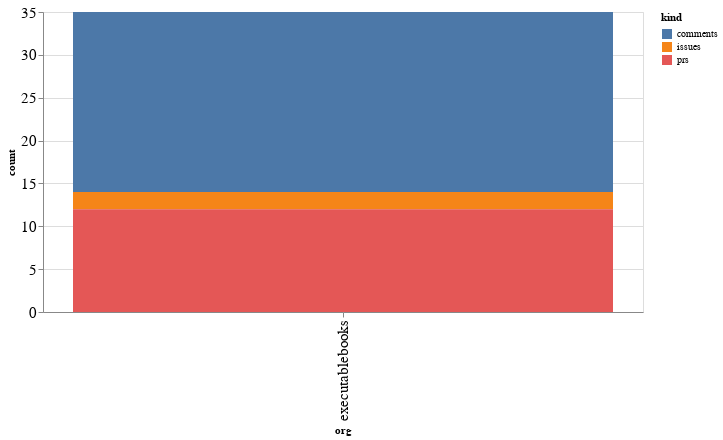

The code cell stored with this chart in its notebook:
### Code cell
alt.Chart(org_summaries, width=600).mark_bar().encode(
    x='org',
    y='count',
    color='kind',
    tooltip="org"
)

### Figure 1 — Vega-Lite specification as saved in the notebook (floating-point values rounded to 4 significant figures)
{"config": {"axisLeft": {"labelFontSize": 15}, "axisBottom": {"labelFontSize": 15}}, "data": {"name": "data-2bdea1d182a83879fbd1978d17110187"}, "mark": "bar", "encoding": {"color": {"type": "nominal", "field": "kind"}, "tooltip": {"type": "nominal", "field": "org"}, "x": {"type": "nominal", "field": "org"}, "y": {"type": "quantitative", "field": "count"}}, "width": 600, "$schema": "https://vega.github.io/schema/vega-lite/v4.8.1.json", "datasets": {"data-2bdea1d182a83879fbd1978d17110187": [{"org": "executablebooks", "kind": "comments", "count": 21}, {"org": "executablebooks", "kind": "issues", "count": 2}, {"org": "executablebooks", "kind": "prs", "count": 12}]}}
